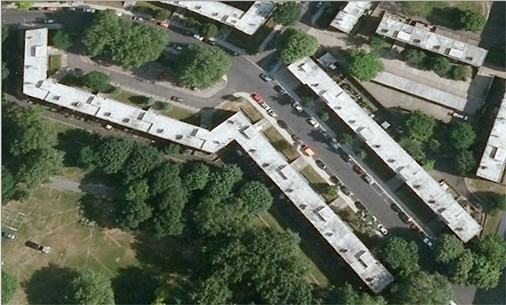
//> input picture cpp/opencvTaoWang/Common/005.jpg, 506 x 305 px
$ ./282   (built with g++ and OpenCV 4)
//> lines starting //> are read from the running program, lines starting //| are printed output that depends on the picture
### cpp/opencvTaoWang/Common/Common.h
#ifndef _COMMON_H
#define _COMMON_H

#ifdef _DEBUG
#pragma comment(lib, "cv200d.lib")
#pragma comment(lib, "cvaux200d.lib")
#pragma comment(lib, "cxcore200d.lib")
#pragma comment(lib, "highgui200d.lib")
#pragma comment(lib, "ml200d.lib")
#else
#pragma comment(lib, "cv200.lib")
#pragma comment(lib, "cvaux200.lib")
#pragma comment(lib, "cxcore200.lib")
#pragma comment(lib, "highgui200.lib")
#pragma comment(lib, "ml200.lib")
#endif

#endif

### cpp/opencvTaoWang/282.cpp
//Canny检测
#include "../Common/Common.h"
#include "highgui.h"
#include "cv.h"
#include <iostream>
using namespace std;

void on_trackbar(int value)//变量条
{}
void main()
{
	int threshold1=20;//阈值1
	int threshold2=20;//阈值2
	IplImage* src;//源图像指针
	IplImage* gray;//灰度化后图像内存
	IplImage* edge;//检测图像
	src = cvLoadImage("../Common/005.jpg",3);//加载源图像
//> src is the input picture: 305 rows x 506 cols, CV_8UC3; mean B, G, R 89.1, 104.6, 96.8
	if(&src == NULL)
		cout<<"加载源图像失败!"<<endl;
	else
	{
		cvNamedWindow("canny");//创建图像窗口
		gray = cvCreateImage(cvGetSize(src), src->depth, 1);//创建gray的内存大小等初始化
		cvCvtColor(src,gray,CV_BGR2GRAY);//灰度化
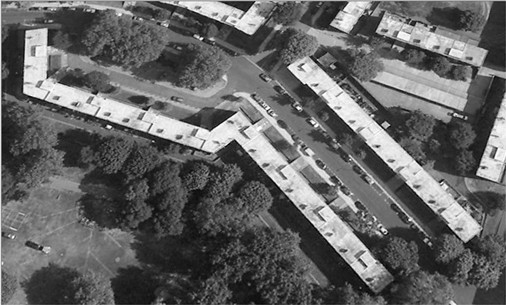
//> gray: 305 rows x 506 cols, CV_8UC1; min 1, max 255, mean 100.5
		edge = cvCreateImage(cvGetSize(src), IPL_DEPTH_8U, 1);
		//创建变量范围条
		cvCreateTrackbar("阈值1", "canny", &threshold1, 500, on_trackbar);
		cvCreateTrackbar("阈值2", "canny", &threshold2, 500, on_trackbar);
		while(1)
		{
			cvCanny(gray, edge, threshold1, threshold2, 3);//Canny检测
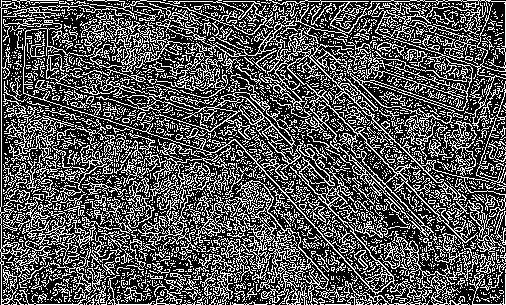
//> edge: 305 rows x 506 cols, CV_8UC1; 33.3% white in thin lines or dots
			cvShowImage("canny", edge);//显示图像
			if(cvWaitKey(100)>0)//等待用户响应
//> the Esc key is pressed
				break;
		}
		cvSaveImage("../Common/canny.jpg",edge);
	}
	cvDestroyWindow("canny");//销毁窗口
	cvReleaseImage(&src);//释放源图像指针
	cvReleaseImage(&gray);//释放灰度图像指针
	cvReleaseImage(&edge);//释放均衡图像指针
}
